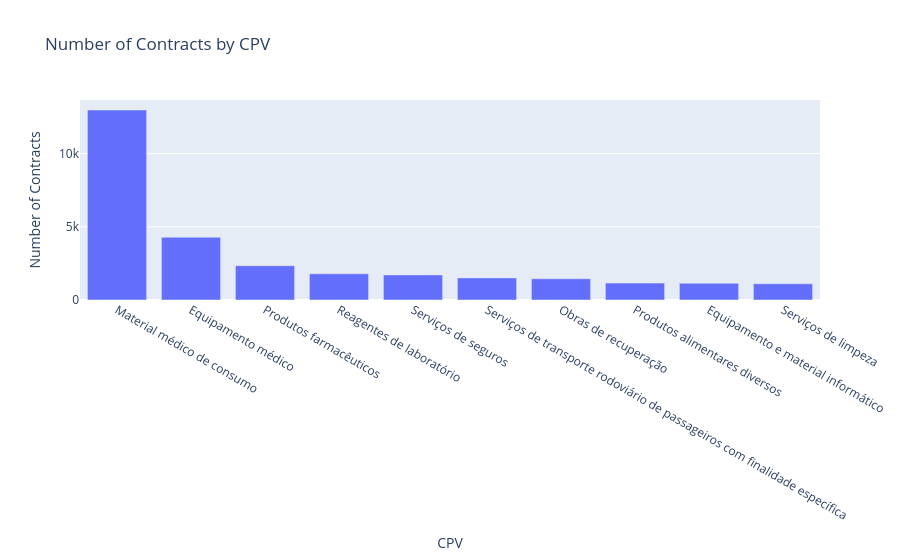

Source (notebook cell):
### Code cell
subset_counts = subset['CPV'].value_counts().reset_index()
subset_counts.columns = ['CPV', 'count']

# Get top 10
top_10 = subset_counts.head(10)

fig = px.bar(
    top_10,
    x='CPV',
    y='count',
    title='Number of Contracts by CPV',
    labels={'CPV': 'CPV', 'count': 'Number of Contracts'}
)

fig.show()

### Figure 1 — Plotly figure (JSON) as saved in the notebook; plotly's stock layout.template omitted (floating-point values rounded to 4 significant figures)
{"data": [{"hovertemplate": "CPV=%{x}<br>Number of Contracts=%{y}<extra></extra>", "legendgroup": "", "marker": {"color": "#636efa", "pattern": {"shape": ""}}, "name": "", "orientation": "v", "showlegend": false, "textposition": "auto", "type": "bar", "x": ["Material médico de consumo", "Equipamento médico", "Produtos farmacêuticos", "Reagentes de laboratório", "Serviços de seguros", "Serviços de transporte rodoviário de passageiros com finalidade específica", "Obras de recuperação", "Produtos alimentares diversos", "Equipamento e material informático", "Serviços de limpeza"], "xaxis": "x", "y": [12977, 4286, 2339, 1790, 1716, 1510, 1449, 1158, 1145, 1108], "yaxis": "y"}], "layout": {"barmode": "relative", "legend": {"tracegroupgap": 0}, "title": {"text": "Number of Contracts by CPV"}, "xaxis": {"anchor": "y", "domain": [0, 1], "title": {"text": "CPV"}}, "yaxis": {"anchor": "x", "domain": [0, 1], "title": {"text": "Number of Contracts"}}}}
